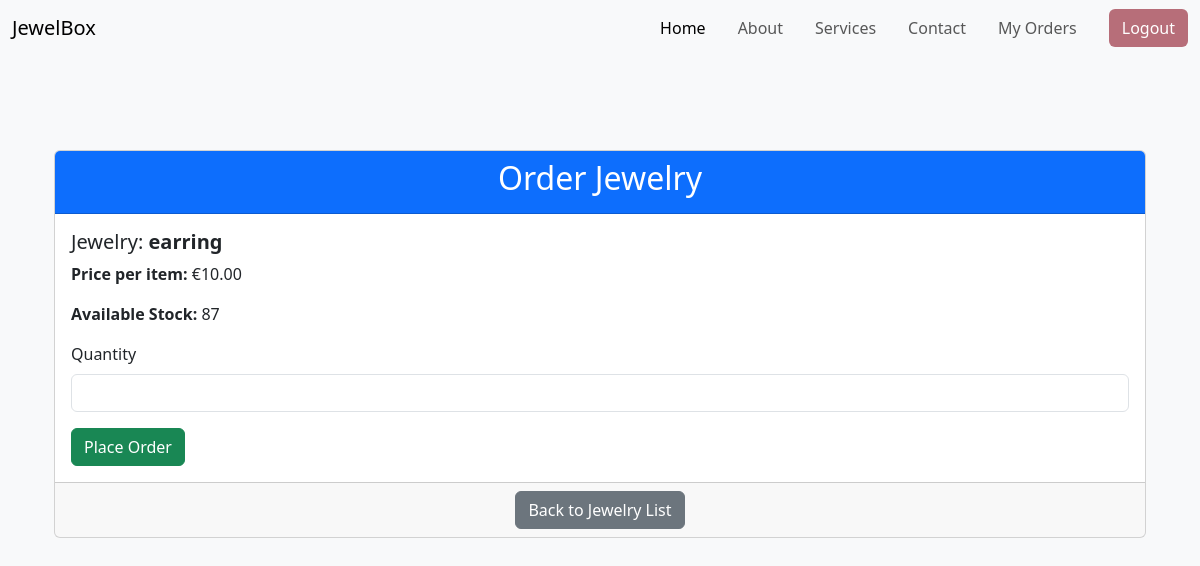
Before: /order_jewelry/4/ (signed in) with the older database file.
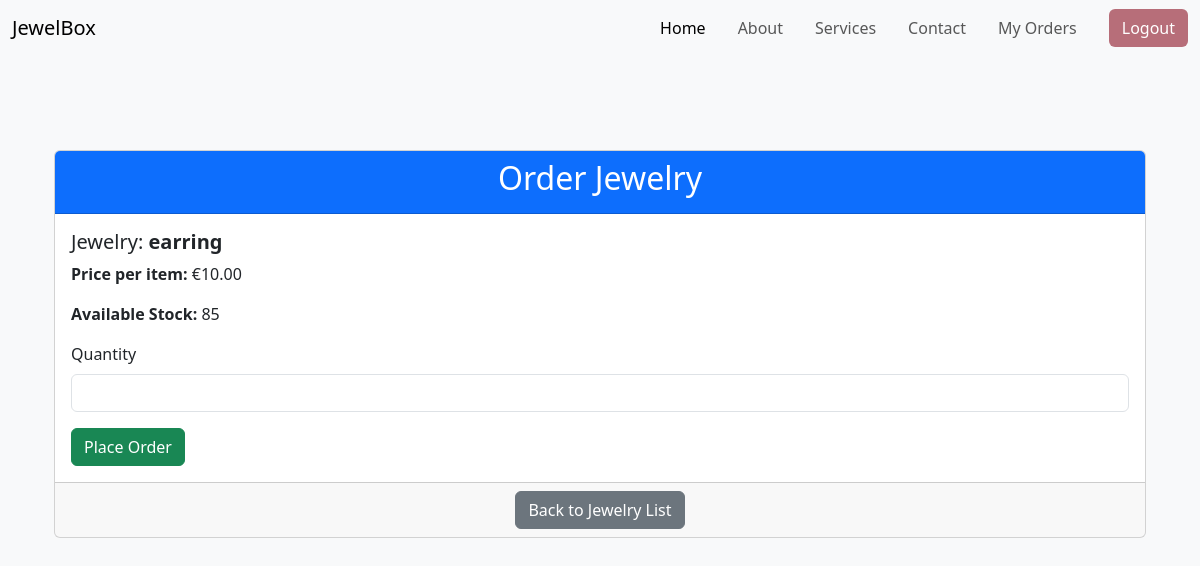
After: the same page with the newer database file.
### jewelBoxDbServices/models.py (models this page shows, shortened)
class Jewelry(models.Model):
    name = models.CharField(max_length=255)
    description = models.TextField()
    price = models.DecimalField(max_digits=10, decimal_places=2)
    stock = models.PositiveIntegerField()
    image = models.ImageField(upload_to='jewelry_images/')
    CATEGORY_CHOICES = [
        ('Necklace', 'Necklace'),
        ('Earrings', 'Earrings'),
        ('Bracelet', 'Bracelet'),
        ('Ring', 'Ring'),
    ]
    category = models.CharField(max_length=20, choices=CATEGORY_CHOICES, default="Uncategorized")

### frontEnd/views.py (the view, shortened to what this page needs)
# urls.py: path('order_jewelry/<int:jewelry_id>/', order_jewelry, name='order_jewelry'),
@login_required
def order_jewelry(request, jewelry_id):
    jewelry = get_object_or_404(Jewelry, id=jewelry_id)
    return render(request, 'order_jewelry.html', {'jewelry': jewelry})

### frontEnd/template/order_jewelry.html (shortened to what this page needs)
{% extends "base.html" %}
{% block content %}
<div class="container mt-5">
    <div class="card">
        <div class="card-header bg-primary text-white text-center">
            <h2>Order Jewelry</h2>
        </div>
        <div class="card-body">
            <h5>Jewelry: <strong>{{ jewelry.name }}</strong></h5>
            <p><strong>Price per item:</strong> €{{ jewelry.price }}</p>
            <p><strong>Available Stock:</strong> {{ jewelry.stock }}</p>
            {% if jewelry.stock > 0 %}
            <form method="post">
                <div class="mb-3">
                    <label for="quantity" class="form-label">Quantity</label>
                    <input type="number" name="quantity" id="quantity" class="form-control" min="1" max="{{ jewelry.stock }}" required>
                </div>
                <button type="submit" class="btn btn-success">Place Order</button>
            </form>
            {% else %}
            <p class="text-danger">This item is currently out of stock.</p>
            {% endif %}
        </div>
        <div class="card-footer text-center">
            <a href="{% url 'jewelry_list' %}" class="btn btn-secondary">Back to Jewelry List</a>
        </div>
    </div>
</div>
{% endblock %}

Changed rows visible on the page:
changed Jewelry "earring": stock "87" → "85"
